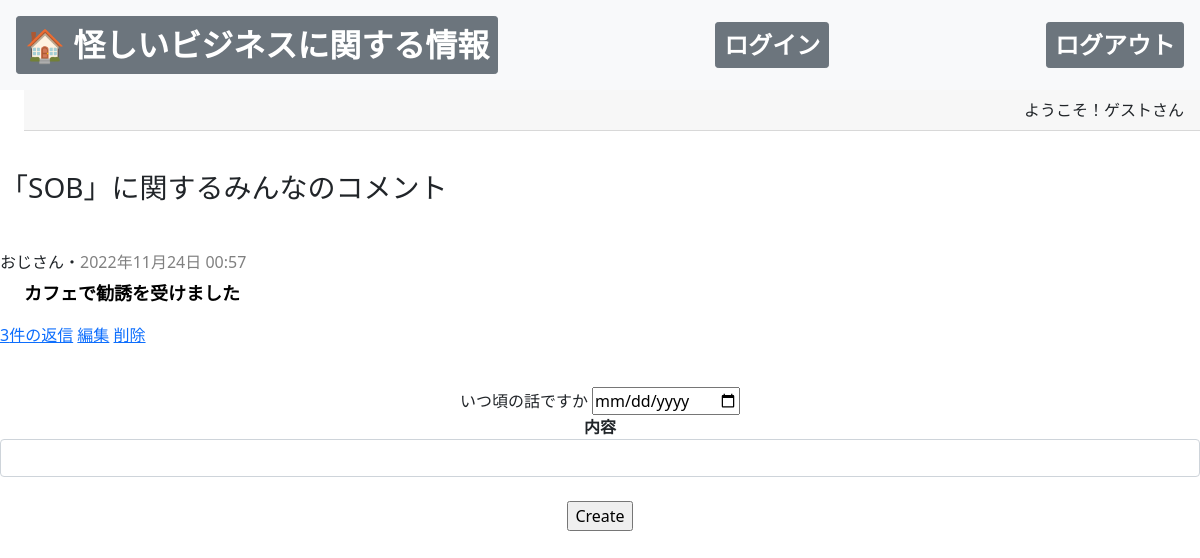
The app's page /detail_title/1 with its own data.
### app.py (models this page shows)
class Title(db.Model):
    __tablename__ = "keywords"
    title_id =db.Column(db.Integer, primary_key=True)
    title_username = db.Column(db.String(30), nullable=False)
    title_title = db.Column(db.String(30), nullable=False)
    title_due = db.Column(db.String(30), nullable=False)
    title_comme = db.Column(db.Integer, primary_key=False)

class Post(db.Model):
    __tablename__ = "comments"
    id = db.Column(db.Integer, primary_key=True)
    parent_id = db.Column(db.Integer, primary_key=False)
    title = db.Column(db.String(30), nullable=False)
    detail = db.Column(db.String(500))
    due = db.Column(db.String(30), nullable=False)
    rep = db.Column(db.Integer, primary_key=False)

### app.py (the view)
@app.route('/detail_title/<int:id>', methods=['GET', 'POST'])
def read_title(id):
    if request.method == 'GET':
        posts = Post.query.filter_by(parent_id = id)
        title=Title.query.get(id)
        title.title_comme = Post.query.filter_by(parent_id = id).count()
        db.session.commit()
        if 'user' in session and session['user']:
            return render_template('detail_title.html', posts=posts, parent_id=id, title=title, name=session['user'])
        else:
            return render_template('detail_title.html', posts=posts, parent_id=id, title=title, name='ゲスト')

### templates/detail_title.html (shortened to what this page needs)
{% extends 'base.html' %}
{% block body %}
<p class="card-header" style="text-align:right">ようこそ！{{name}}さん</p>
<p><br></p>
<h3>「{{title.title_title}}」に関するみんなのコメント</h3>
<p><br></p>
{% for post in posts %}
    <h6>{{ post.title }}・<font color="gray">{{post.due}}</font></h6>
    <p><b><font size="4" color="black">{{ post.detail }}</font></b></p>
    <a href="/reply/{{ post.id }}" role="button">{{post.rep}}件の返信</a>
    <a href="/update_detail_title/{{ post.id }}/{{ post.parent_id }}" role="button">編集</a>
    <a href="/delete_detail_title/{{ post.id }}/{{ post.parent_id }}" role="button">削除</a>
    <p><br></p>
{% endfor %}
<div style="text-align:center" class="form-group">
    <form action="/detail_title/{{parent_id}}/create" method="POST">
        <label for="due">いつ頃の話ですか</label>
        <input type="date" name="due" required>
        <br>
        <label for="detail"><b>内容</b></label>
        <input class="form-control col-sm-10" cols="22" rows="5" type="text" name="detail">
        <br>
        <input type="submit" value="Create">
    </form>
</div>
{% endblock %}

### templates/base.html (style rules this page uses)
p { margin-left: 1.5rem; }

### records on screen
Title: title_title "SOB"
Post: title "おじさん", due "2022年11月24日 00:57", detail "カフェで勧誘を受けました", rep "3"

### other values on screen
{{ name }} "ゲスト"
